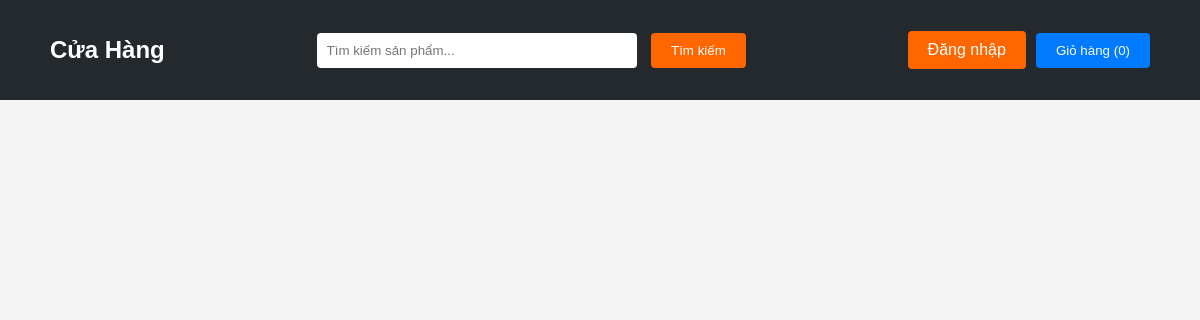
The app's page /, older data.
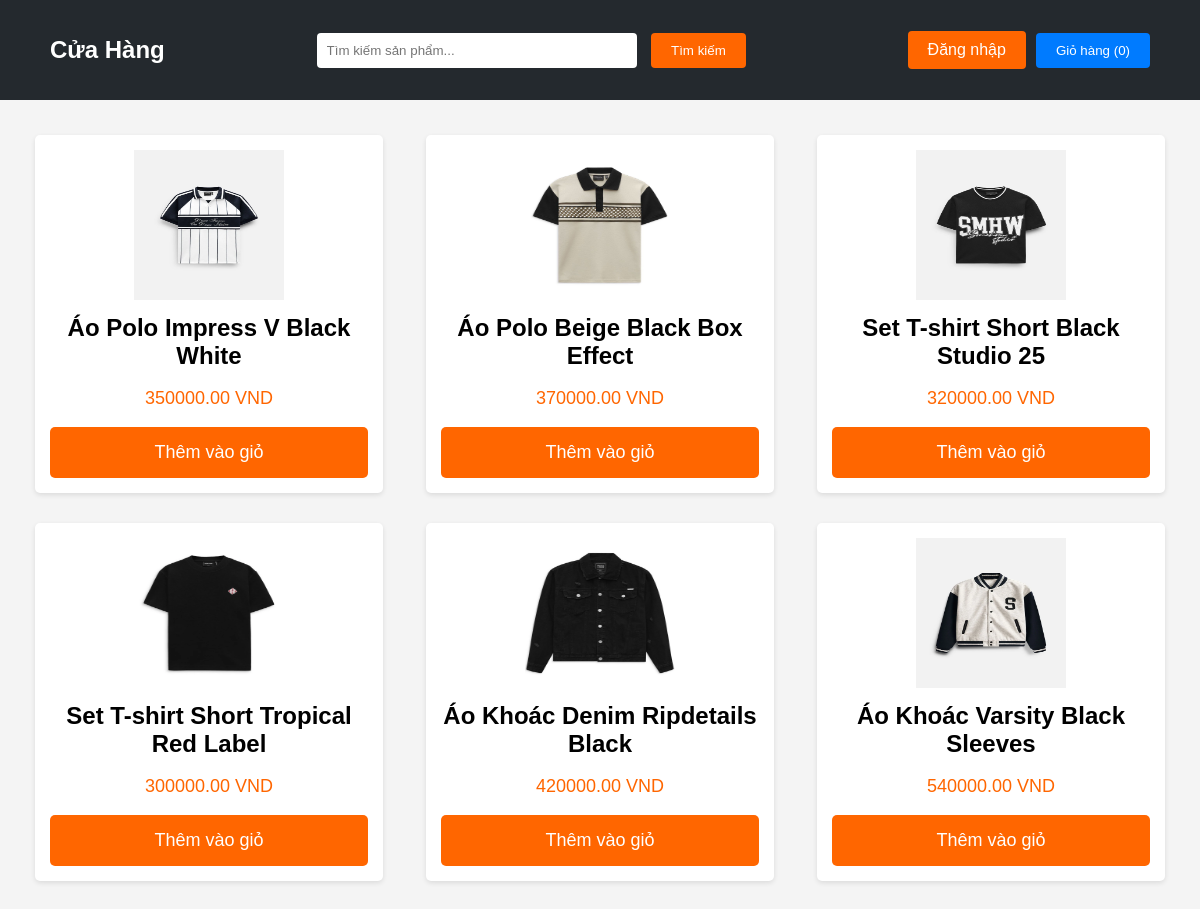
The same page, newer data.
### member/models.py (models this page shows)
class Product(models.Model):
    STATUS_CHOICES = [
        ('in_stock', 'Còn hàng'),
        ('running_out', 'Hết hàng'),
    ]
    TYPE_CHOICES = [
        ('aoThun', 'Áo Thun'),
        ('aoSoMi', 'Áo Sơ Mi'),
        ('aoKhoac', 'Áo Khoác'),
        ('aoPolo', 'Áo Polo'),
    ]
    product_id = models.CharField(max_length=100, unique=True)
    value = models.DecimalField(max_digits=10, decimal_places=2) # số lượng sản phẩm trong kho
    type = models.CharField(
        max_length=20,
        choices=TYPE_CHOICES,
        default='aoThun',
    )
    amount = models.PositiveIntegerField()  # Tổng số lượng sản phẩm
    status = models.CharField(
        max_length=20,
        choices=STATUS_CHOICES,
        default='in_stock',
    )
    warehouse = models.ForeignKey(Warehouse, on_delete=models.CASCADE)  # Kho lưu trữ sản phẩm
    employee_id = models.ForeignKey(Employee, on_delete=models.CASCADE)
    image = models.ImageField(upload_to='images', blank=True, null=True)
    def __str__(self):
        return f'{self.product_id} - {self.type}'

### member/views.py (the view)
# urls.py: path('', views.loadShopProduct, name='shop'),
def loadShopProduct(request):
    print('Load Shop Product')
    product = Product.objects.all()
    print(product)
    return render(request, 'Shop.html', {'Products': product})

### member/template/Shop.html (shortened to what this page needs)
{% load static %}
<!DOCTYPE html>
<html lang="en">
<head>
    <link rel="stylesheet" href="{% static 'css/Shop.css' %}">
    <link rel="stylesheet" href="../static/css/Shop.css">
    <link rel="stylesheet" href="https://cdnjs.cloudflare.com/ajax/libs/font-awesome/5.15.3/css/all.min.css">
</head>
<body>
    <header>
        <div class="container">
            <h1 class="logo">Cửa Hàng</h1>
            <div class="search-bar">
                <input type="text" id="searchInput" placeholder="Tìm kiếm sản phẩm...">
                <button class="btn-search" onclick="searchProduct()">Tìm kiếm</button>
            </div>
            <div class="header-buttons">
                {% if user.is_authenticated %}
                <div class="dropdown">
                    <button class="dropbtn">{{ user.username }} <i class="fa fa-caret-down"></i></button>
                    <div class="dropdown-content">
                        <a href="#">Profile</a>
                        <form action="{% url 'logout' %}" method="post" style="margin: 0; padding: 0;">
                            {% csrf_token %}
                            <button type="submit" class="btn-logout">Logout</button>
                        </form>
                    </div>
                </div>
                {% else %}
                <a class="btn-login" href="{% url 'login' %}">Đăng nhập</a>
                {% endif %}
                <button class="btn-cart" onclick="showCart()">Giỏ hàng (<span id="cart-count">0</span>)</button>
            </div>
        </div>
    </header>
    <section class="products">
        {% for product in Products %}
        <div class="product">
            <img src="media/{{ product.image }}" alt="{{ product.product_id }}">
            <h2>{{ product.product_id }}</h2>
            <p>{{ product.value }} VND</p>
            <button class="btn-add" onclick="addToCart('{{ product.product_id }}', '{{ product.value }}')">Thêm vào giỏ</button>
        </div>
        {% endfor %}
    </section>
</body>
</html>

### member/static/css/Shop.css (style rules this page uses)
body { font-family: Arial, sans-serif; margin: 0; padding: 0; background-color: #f4f4f4; }
header { background-color: #24292e; padding: 20px 50px; }
header .container { display: flex; justify-content: space-between; align-items: center; }
.logo { font-size: 24px; font-weight: 700; color: white; }
.search-bar input { padding: 10px; border: none; border-radius: 4px; width: 300px; margin-right: 10px; }
.search-bar .btn-search { background-color: #ff6600; color: white; border: none; padding: 10px 20px; cursor: pointer; border-radius: 4px; }
.header-buttons { display: flex; align-items: center; }
.header-buttons a, .header-buttons button { background-color: #ff6600; color: white; border: none; padding: 10px 20px; cursor: pointer; border-radius: 4px; margin-left: 10px; text-decoration: none; }
.header-buttons .btn-cart { background-color: #007bff; }
.products { display: flex; justify-content: space-between; flex-wrap: wrap; padding: 20px; }
.product { background-color: white; padding: 15px; border-radius: 5px; box-shadow: 0 2px 5px rgba(0, 0, 0, 0.1); margin: 15px; text-align: center; flex: 1 1 calc(30% - 30px); max-width: calc(30% - 30px); }
.product img { width: 150px; height: 150px; }
.product h2 { margin: 10px 0; }
.product p { color: #ff6600; font-size: 18px; }
.product button { background-color: #ff6600; color: white; padding: 15px; border: none; cursor: pointer; display: block; width: 100%; text-align: center; font-size: 18px; border-radius: 5px; transition: background-color 0.3s; }

Row changes from the older to the newer data that the page shows:
added Product: image (picture), product_id "Áo Polo Impress V Black White", value "350000.00"
added Product: image (picture), product_id "Áo Polo Beige Black Box Effect", value "370000.00"
added Product: image (picture), product_id "Set T-shirt Short Black Studio 25", value "320000.00"
added Product: image (picture), product_id "Set T-shirt Short Tropical Red Label", value "300000.00"
added Product: image (picture), product_id "Áo Khoác Denim Ripdetails Black", value "420000.00"
added Product: image (picture), product_id "Áo Khoác Varsity Black Sleeves", value "540000.00"
